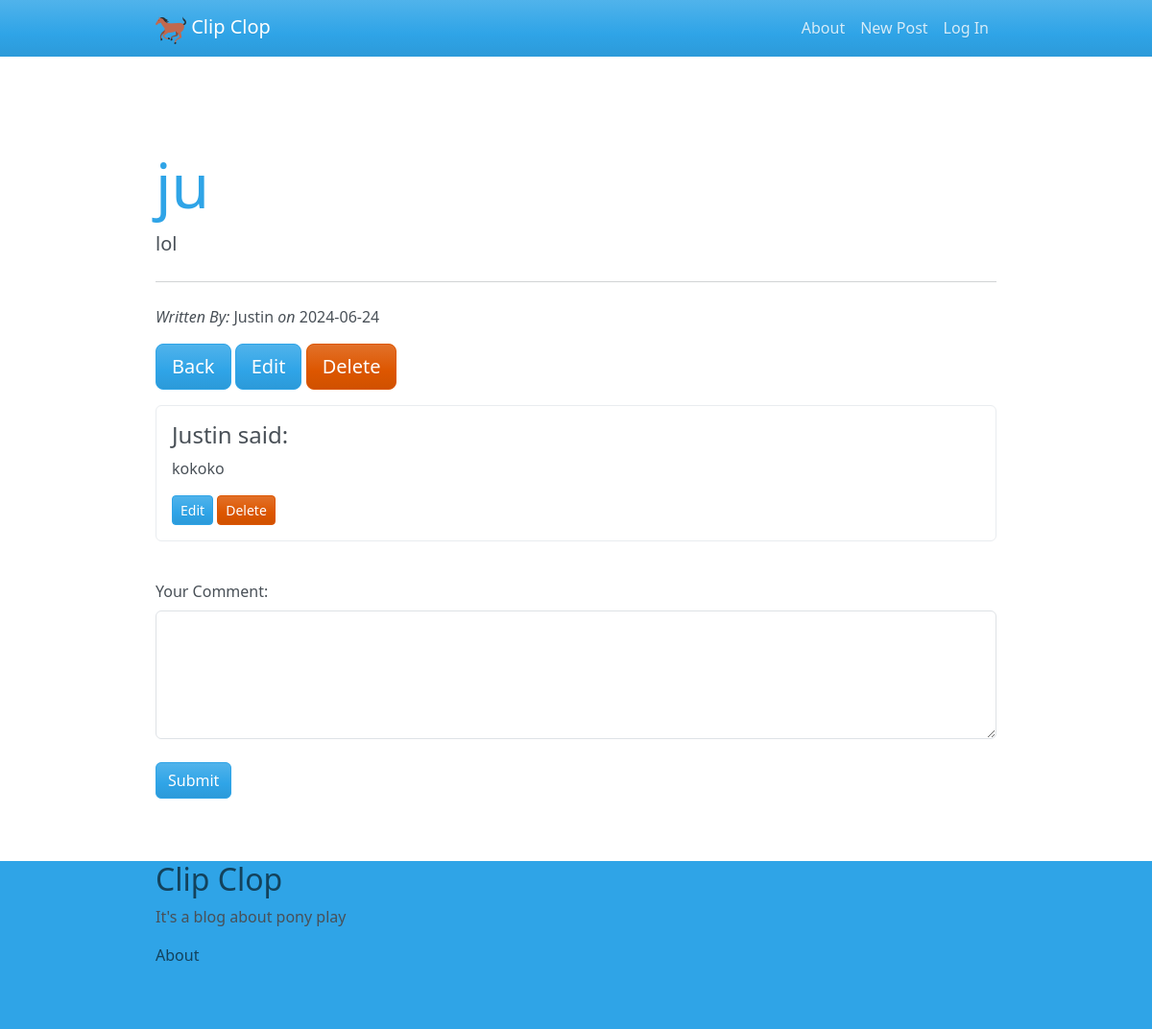
Page /views/view-post.php?id=10 on the committed database.
### tables this page shows
CREATE TABLE `posts` (
  `id` int(11) NOT NULL,
  `title` varchar(100) NOT NULL,
  `content` varchar(650) NOT NULL,
  `created` date NOT NULL,
  `author` varchar(50) NOT NULL
);

CREATE TABLE `comments` (
  `id` int(11) NOT NULL,
  `post_id` int(11) NOT NULL,
  `comment_body` varchar(650) NOT NULL,
  `comment_author` varchar(100) NOT NULL,
  `comment_created` int(11) NOT NULL
);

### controllers/view-post.php (called while the page is built, shortened)
<?php
function getPostById($postId)
{
    global $pdo;
    if ($postId) {
        $sql = $pdo->prepare("
                SELECT
                    id,title,content,created,author
                FROM
                    posts
                WHERE
                    id = :id
            ");
        $result = $sql->execute(
            array(
                'id' => $postId
            )
        );
        if ($result) {
            $row = $sql->fetch(PDO::FETCH_ASSOC);
            return $row;
        } else {
            return null;
        }
    }
}
function getCommentsById($postId)
{
    global $pdo;
    $sql = "
        SELECT
            *
        FROM
            comments
        WHERE
            post_id = :post_id
    ";
    $stmt = $pdo->prepare($sql);
    $stmt->execute(
        array(
            'post_id' => $postId,
        )
    );
    return $stmt->fetchAll(PDO::FETCH_ASSOC);
}

### common/common.php (called while the page is built, shortened)
<?php
function escapeHTML($html){
    return htmlspecialchars($html, ENT_HTML5, 'UTF-8');
}

### views/view-post.php (the view, shortened to what this page needs)
<?php
require_once("../common/common.php");
require_once("../common/dbConnect.php");
require '../controllers/view-post.php';
if (isset($_GET['id'])) {
    $id = $_GET['id'];
    $record = getPostById($id);
}
$content_text = escapeHTML($record['content']);
$para_text = str_replace("\n", "<p></p>", $content_text);
?>
<?php include '../includes/header.php'; ?>
<div class="jumbotron">
    <h1 class="display-3"><?php echo escapeHTML($record['title']) ?></h1>
    <p class="lead"><?php echo $para_text ?></p>
    <hr class="my-4">
    <p><i>Written By: </i><?php echo $record['author']; ?> <i>on</i> <?php echo $record['created'] ?></p>
    <p class="lead">
    <form method="post">
        <a class="btn btn-primary btn-lg" href="<?php echo BASE_URL ?>index.php" role="button">Back</a>
        <a class="btn btn-primary btn-lg" href="<?php echo BASE_URL ?>views/edit-post.php?id=<?php echo $record['id'] ?>" role="button">Edit</a>
        <input type="submit" class="btn btn-warning btn-lg" name="delete-post[<?php echo $record['id']; ?>]" value="Delete" />
    </form>
    </p>
</div>
<?php include 'comment-form.php'; ?>
<?php include '../includes/footer.php'; ?>

### views/comment-form.php (shortened to what this page needs)
<?php
require_once("../common/common.php");
require_once("../common/dbConnect.php");
require_once '../controllers/view-post.php';
$commentData = null;
if ($_POST) {
    if (isset($_POST['add-comment'])) {
        $commentData = array(
            'comment_id' => $_POST['id'],
            'comment_author' => 'Justin',
            'comment_body' => $_POST['comment_body'],
            'comment_created' => getRightNowSqlDate(),
        );
        $errors = addComment($id, $commentData);
    } else if (isset($_POST['delete-comment'])) {
        $keys = array_keys($_POST['delete-comment']);
        $deleteCommentId = $keys[0];
        if($deleteCommentId){
            deleteComment($deleteCommentId);
            redirect(BASE_URL . 'views/view-post.php?id=' . $id);
        }
    } else if (isset($_POST['edit-comment'])) {
        $keys = array_keys($_POST['edit-comment']);
        $editCommentId = $keys[0];
        if($editCommentId){
            editComment($id, $newBody);
            redirect(BASE_URL . 'views/view-post.php?id' . $id);
        }
    }
    if (!$errors) {
        redirect(BASE_URL . 'views/view-post.php?id=' . $id);
    }
} else {
    if (isset($_GET['id'])) {
        $commentData = getCommentsById($_GET['id']);
    }
}
?>
<?php foreach ($commentData as $comment) : ?>
    <div class="card border-secondary mb-3">
        <div class="card-body">
            <form method="post">
                <h4 class="card-title"><?php echo $comment['comment_author'] ?> said: </h4>
                <p class="card-text"><?php echo $comment['comment_body'] ?></p>
                <a class="btn btn-primary btn-sm" href="<?php echo BASE_URL?>views/edit-comment.php?id=<?php echo $comment['id']?>">Edit</a>
                <input type="submit" name="delete-comment[<?php echo $comment['id']?>]" value="Delete" class="btn btn-warning btn-sm" />
            </form>
        </div>
    </div>
<?php endforeach; ?>
<form method="post">
    <div>
        <label for="comment_body" class="form-label mt-4">Your Comment:</label>
        <textarea class="form-control" id="comment_body" name="comment_body" rows="5"></textarea>
    </div>
    <br />
    <button type="submit" name="add-comment" class="btn btn-primary">Submit</button>
</form>

### rows in the picture
posts: title "ju", content "lol", author "Justin", created "2024-06-24"
comments: comment_author "Justin", comment_body "kokoko"
